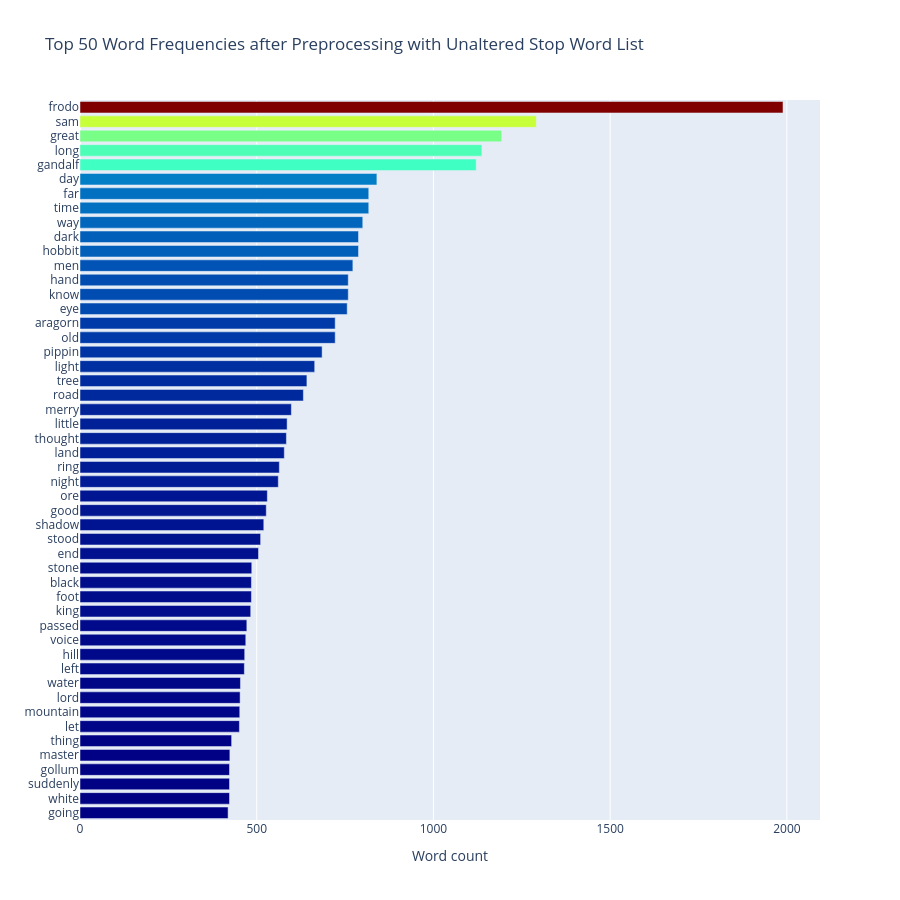

Notebook code for this chart:
### Code cell
import plotly.offline as py
py.init_notebook_mode(connected=True)
import plotly.graph_objs as go

feature_names = tf_vectorizer.get_feature_names_out()
count_vec = np.asarray(tf.sum(axis=0)).ravel()
zipped = list(zip(feature_names, count_vec))
x, y = (list(x) for x in zip(*sorted(zipped, key=lambda x: x[1], reverse=True)))

# Now I want to extract out on the top 15 and bottom 15 words
Y = np.concatenate([y[0:15], y[-16:-1]])
X = np.concatenate([x[0:15], x[-16:-1]])

# Plotting the Plot.ly plot for the Top 50 word frequencies (horizontal)
data = [go.Bar(
            x = y[0:50],                     # counts now run along the x-axis
            y = x[0:50],                     # words now run along the y-axis
            orientation = 'h',
            marker = dict(colorscale='Jet',
                          color = y[0:50]
                         ),
            hovertemplate = '%{y}: %{x}<extra></extra>'
    )]

layout = go.Layout(
    title='Top 50 Word Frequencies after Preprocessing with Unaltered Stop Word List',
    xaxis = dict(title='Word count'),
    yaxis = dict(autorange='reversed'),      # puts the most frequent word at the top
    height = 900                             # tall enough that all 50 labels are readable
)

fig = go.Figure(data=data, layout=layout)

py.iplot(fig, filename='basic-hbar')

### Figure 1 — Plotly figure (JSON) as saved in the notebook; plotly's stock layout.template omitted (floating-point values rounded to 4 significant figures)
{"data": [{"hovertemplate": "%{y}: %{x}<extra></extra>", "marker": {"color": [1989, 1291, 1193, 1137, 1121, 840, 817, 817, 800, 788, 788, 772, 759, 759, 756, 722, 722, 685, 664, 642, 632, 598, 586, 584, 578, 564, 561, 530, 527, 520, 511, 505, 486, 485, 485, 483, 472, 469, 466, 465, 454, 453, 452, 451, 429, 424, 423, 423, 423, 419], "colorscale": [[0, "rgb(0,0,131)"], [0.2, "rgb(0,60,170)"], [0.4, "rgb(5,255,255)"], [0.6, "rgb(255,255,0)"], [0.8, "rgb(250,0,0)"], [1, "rgb(128,0,0)"]]}, "orientation": "h", "type": "bar", "x": [1989, 1291, 1193, 1137, 1121, 840, 817, 817, 800, 788, 788, 772, 759, 759, 756, 722, 722, 685, 664, 642, 632, 598, 586, 584, 578, 564, 561, 530, 527, 520, 511, 505, 486, 485, 485, 483, 472, 469, 466, 465, 454, 453, 452, 451, 429, 424, 423, 423, 423, 419], "y": ["frodo", "sam", "great", "long", "gandalf", "day", "far", "time", "way", "dark", "hobbit", "men", "hand", "know", "eye", "aragorn", "old", "pippin", "light", "tree", "road", "merry", "little", "thought", "land", "ring", "night", "ore", "good", "shadow", "stood", "end", "stone", "black", "foot", "king", "passed", "voice", "hill", "left", "water", "lord", "mountain", "let", "thing", "master", "gollum", "suddenly", "white", "going"]}], "layout": {"height": 900, "title": {"text": "Top 50 Word Frequencies after Preprocessing with Unaltered Stop Word List"}, "xaxis": {"title": {"text": "Word count"}}, "yaxis": {"autorange": "reversed"}}}
